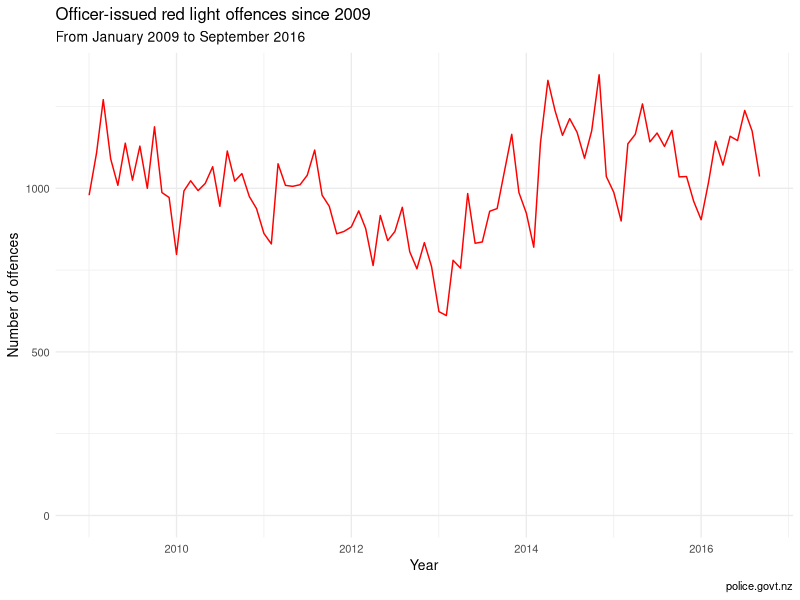
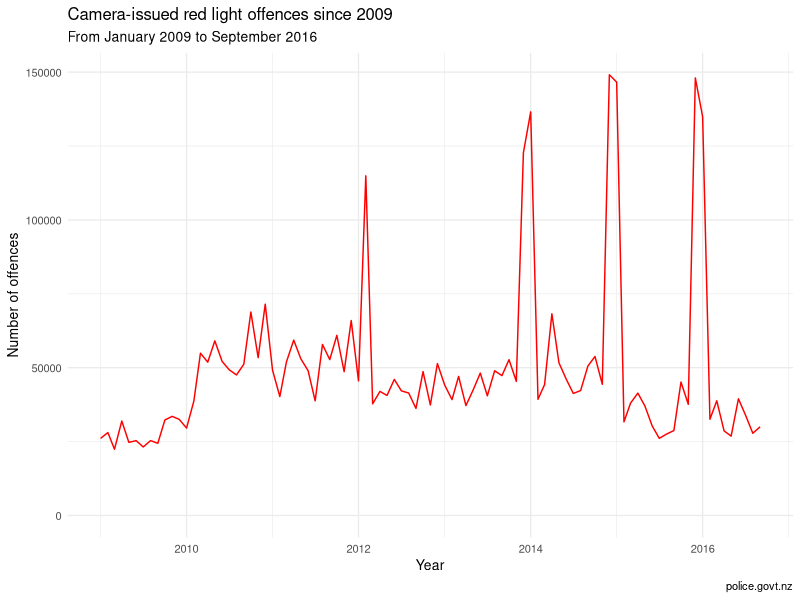
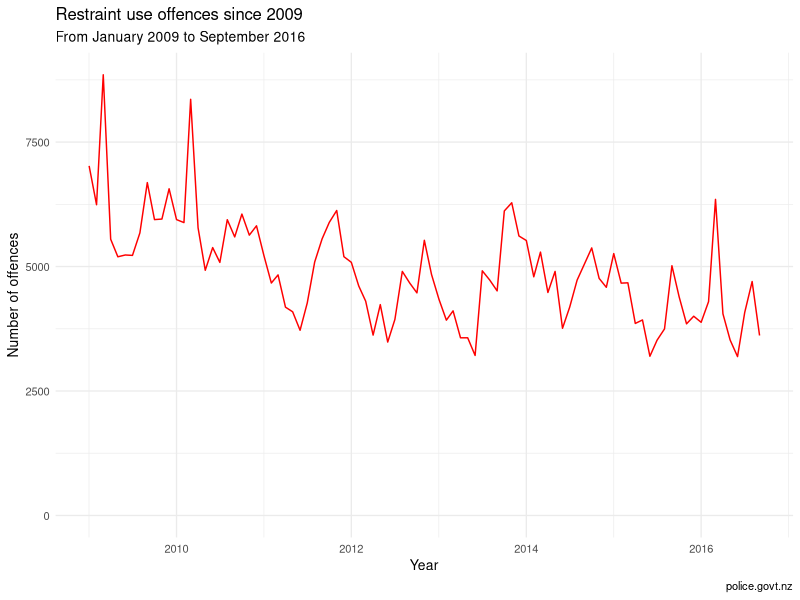
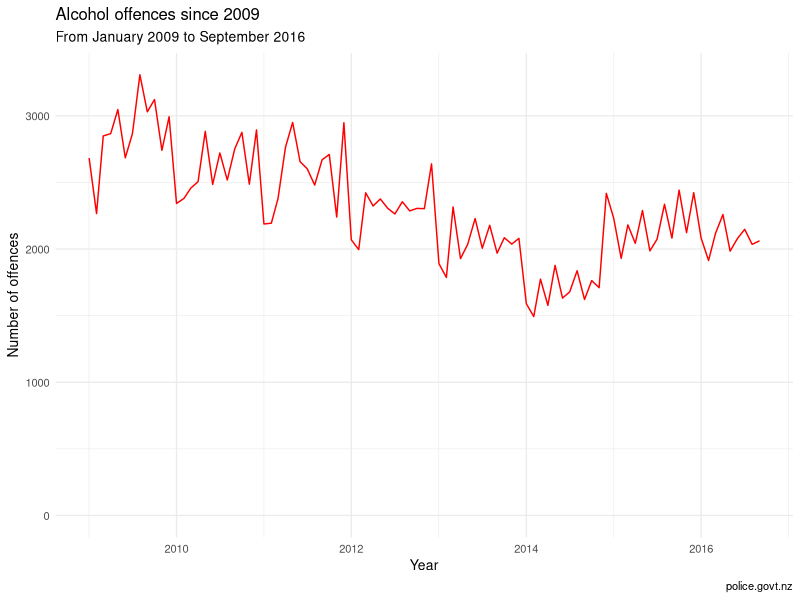
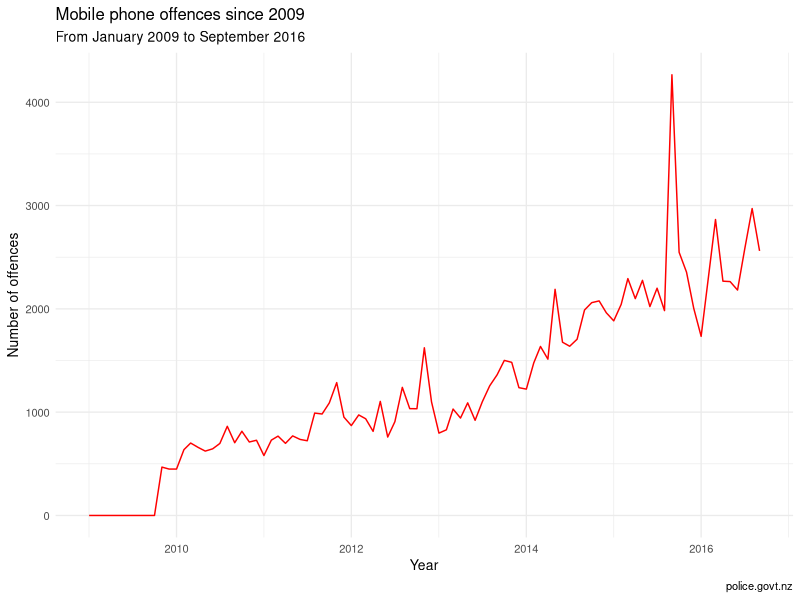

Here is the R script that generated these plots, in order:
## ---- chunk 1
suppressPackageStartupMessages(library(tidyverse))
suppressPackageStartupMessages(library("readxl"))
suppressPackageStartupMessages(library("ggplot2"))
suppressPackageStartupMessages(library("ggthemes"))
suppressPackageStartupMessages(library("lubridate"))
## ---- chunk 2

# General pattern for offence columns, the gap is to exclude year for consistent renaming. Update the range as new quarterly data comes through
select_columns <- c(1:14,16:27,29:40,42:53,55:66,68:79,81:92,94:102)

column_names <- c("area","sub_area",as.character(seq(as.Date("2009/1/1"), as.Date("2016/9/1"), "months")))


# General function to restructure and reassign frames from different sheets
restructureData <- function(dataFrame, typeOfOffence, countCategory){
  column_names <- c("area","sub_area",as.character(seq(as.Date("2009/1/1"), as.Date("2016/9/1"), "months")))
  
  names(dataFrame) <- column_names
  
  dataFrame <- dataFrame %>% 
    gather('month_year', 'count', -area, -sub_area) %>% 
    mutate(month_year = as.Date(month_year), count = as.numeric(count))
  
  dataFrame[is.na(dataFrame)] <- 0
  
  dataFrame <- dataFrame %>% 
    mutate(type_of_offence = typeOfOffence, count_category = countCategory)
  
  dataFrame
                              
}


plot_data <- function(dataSet, plotTitle) {
  ggplot(dataSet %>% 
  group_by( month_year ) %>% 
  filter( count_category=='Offences' ) %>% 
  summarise( count = sum(count)), aes(x = month_year, y = count)) +
  geom_line(color='red') + ylim(c(0, NA)) + theme_minimal(base_size=10) +
  labs(title=plotTitle,
       subtitle='From January 2009 to September 2016',
       caption='police.govt.nz') +
  xlab('Year') +
  ylab('Number of offences')
  
}
## ---- chunk 3

#Red light running offences at intersections for both vehicles and pedestrians (seperated by officer issued and red light camera)

red_light_sheet <- read_excel("../data/road-policing-driver-offence-data-jan2009-sep2006.xlsx", "Red Light")
red_light_select <- red_light_sheet[,select_columns]


offence_officer_red_light <- red_light_select[3:39,]
fines_officer_red_light <- red_light_select[54:90,]

offence_officer_red_light <- restructureData(offence_officer_red_light,"Officer-issued red light","Offences")
fines_officer_red_light <- restructureData(fines_officer_red_light,"Officer-issued red light","Fines")

red_light_offence_and_fines <- rbind(offence_officer_red_light, fines_officer_red_light)

plot_data(red_light_offence_and_fines, "Officer-issued red light offences since 2009")
## ---- chunk 4

# Offences for exceeding the speed limit detected by speed cameras.

speed_camera_sheet <-read_excel("../data/road-policing-driver-offence-data-jan2009-sep2006.xlsx","Camera-issued Speed")
speed_camera_select <- speed_camera_sheet[,select_columns]

speed_camera_offences <- speed_camera_select[3:39,]
speed_camera_offences <- restructureData(speed_camera_offences,"Camera-issued speed offences","Offences")

speed_camera_fines <- speed_camera_select[45:81,]
speed_camera_fines <- restructureData(speed_camera_fines, "Camera-issued speed offences","Fines")

speed_camera_offences_and_fines <- rbind(speed_camera_offences, speed_camera_fines)

plot_data(speed_camera_offences_and_fines, "Camera-issued red light offences since 2009")
## ---- chunk 5

restraints_sheet <- read_excel("../data/road-policing-driver-offence-data-jan2009-sep2006.xlsx", "Restraints")
restraints_select <- restraints_sheet[,select_columns]

restraints_offences <- restraints_select[3:39,]
restraints_offences <- restructureData(restraints_offences, "Restraints - seatbelts","Offences")

restraints_fines <- restraints_select[45:81,]
restraints_fines <- restructureData(restraints_fines, "Restraints -  seatbelts","Fines")

restraints_offences_and_fines <- rbind(restraints_offences, restraints_fines)

plot_data(restraints_offences_and_fines, "Restraint use offences since 2009")
## ---- chunk 6

alcohol_and_drugs_sheet <- read_excel("../data/road-policing-driver-offence-data-jan2009-sep2006.xlsx","Alcohol & Drugs")

alcohol_and_drugs_select <- alcohol_and_drugs_sheet[,select_columns]
alcohol_offences <- alcohol_and_drugs_select[3:39,]
alcohol_offences <- restructureData(alcohol_offences, "Alcohol specific offences","Offences")

drug_offences <- alcohol_and_drugs_select[45:81,]
drug_offences <- restructureData(drug_offences, "Drug specific offences","Offences")

alcohol_fines <- alcohol_and_drugs_select[87:123,]
alcohol_fines <- restructureData(alcohol_fines,"Alcohol specific offences","Fines")

alcohol_and_drugs_offences_and_fines <- rbind(alcohol_offences, drug_offences, alcohol_fines)

plot_data(alcohol_offences,"Alcohol offences since 2009")
## ---- chunk 7

mobile_phone_sheet <- read_excel("../data/road-policing-driver-offence-data-jan2009-sep2006.xlsx","Mobile phone")

mobile_phone_select <- mobile_phone_sheet[,select_columns]

mobile_phone_offences <- mobile_phone_select[3:39,]
mobile_phone_offences <- restructureData(mobile_phone_offences, "Mobile phone offences","Offences")

mobile_phone_fines <- mobile_phone_select[45:81,]
mobile_phone_fines <- restructureData(mobile_phone_fines, "Mobile phone offences", "Fines")

mobile_phone_offences_and_fines <- rbind(mobile_phone_offences, mobile_phone_fines)

plot_data(mobile_phone_offences_and_fines,"Mobile phone offences since 2009")
